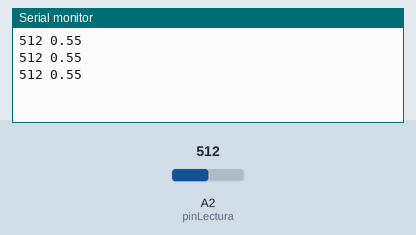
Bench run of a sketch on a simulated Arduino Uno, built with avr-gcc and run on an emulated ATmega328P. On the bench: the last lines printed to the serial monitor. The inputs (shaded band) are chosen by the test bench; at power-on: A2 (pinLectura) = 512.

Above: at 1.3 s.
1.4 s: A2 (pinLectura) set to 716
At 1.9 s:
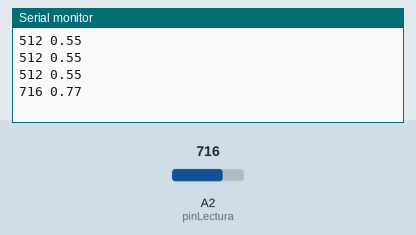
2.9 s: A2 (pinLectura) set to 900
At 3.4 s:
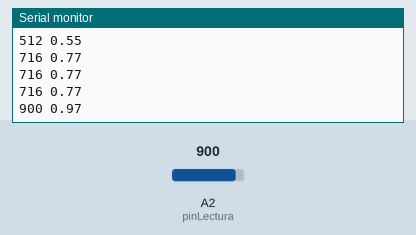
Timing chart, 0 to 5.9 s (numbered marks = the images above; inputs shaded):
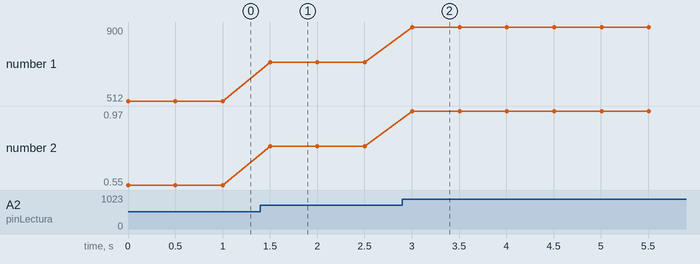

Measured:
- after the input at 1.4 s, the serial monitor: prints a new line after 0.10 s (image 1)
- after the input at 2.9 s, the serial monitor: prints a new line after 0.10 s (image 2)
- plotted number 1: 512 → 716 after the input at 1.4 s, 716 → 900 after the input at 2.9 s
- plotted number 2: 0.55 → 0.77 after the input at 1.4 s, 0.77 → 0.97 after the input at 2.9 s

The sketch:

A027_aref_analogread.ino
```cpp
/*
 * Uso de la patilla AREF.
 * 2014. Arduino Gran Canaria.
 */

// Inicializacion de variables y constantes
#define pinLectura 2
long valor;
float voltaje;

// Inicializacion del sistema
void setup() {
  // Inicializacion de la biblioteca Serial
  Serial.begin(9600);
  // Utilizar el pin AREF como referencia
  analogReference(INTERNAL);
}

// Bucle principal
void loop() {
  // Leer valor del pin de lectura
  valor = analogRead(pinLectura);
  // Convertir a voltaje
  voltaje = valor * 1.1 / 1023;
  // Mostrar valor en monitor Serial
  Serial.print(valor);
  Serial.print(" ");
  Serial.println(voltaje);
  // Pausa
  delay(500);
}
```
